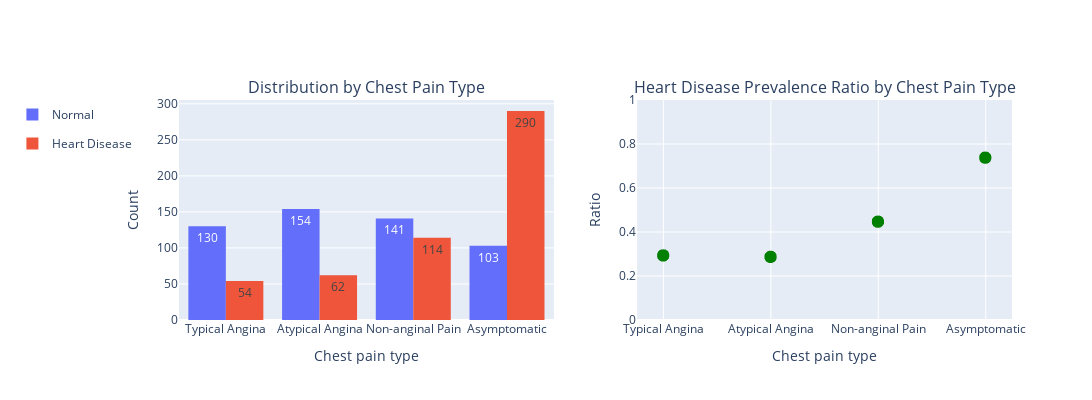

The notebook cell this image was saved under:
### Markdown cell above
Chest pain can be divided into the following types:

1. Typical Angina:
The individual experiences the typical chest pain associated with angina, which is a feeling of pressure, tightness, or discomfort in the chest, often triggered by physical exertion or emotional stress.

2. Atypical Angina: The individual experiences chest pain that is similar to angina but does not fully meet the criteria for typical angina. This may include features such as pain not limited to the chest, difficulty identifying clear triggering factors, duration exceeding 10 minutes, and symptoms of mild discomfort.

3. Non-Anginal Pain: The individual experiences chest pain that is not related to angina, such as chest pain caused by other medical conditions or musculoskeletal issues.

4. Asymptomatic (No Chest Pain): The individual does not experience any chest pain or other symptoms related to heart disease.

### Code cell
# Define the custom order of chest pain type
chest_pain_type_order = ["Typical Angina", "Atypical Angina", "Non-anginal Pain", "Asymptomatic"]

# Create the histogram for chest pain type
fig_hist_pain = px.histogram(df_2, x='chest pain type', color='target', barmode='group')
fig_hist_pain.update_traces(texttemplate='%{value}')

# Heart Disease Prevalence Ratio by chest pain type
df_2['hd_ratio_pain'] = df_2.apply(lambda row:
                             df_2.loc[df_2['target'] == 'Heart Disease']['chest pain type'].value_counts().get(row['chest pain type'], 0) /
                             df_2['chest pain type'].value_counts().get(row['chest pain type'], 1),
                             axis=1)

fig_scatter_pain = px.scatter(df_2, x='chest pain type', y='hd_ratio_pain')
fig_scatter_pain.update_traces(marker=dict(color='green', size=12),selector=dict(mode="markers"))

# Create subplots to display the histograms and scatter plots horizontally
fig_pain = make_subplots(rows=1, cols=2, subplot_titles=("Distribution by Chest Pain Type",
                                                     "Heart Disease Prevalence Ratio by Chest Pain Type"))

for trace in fig_hist_pain['data']:
    fig_pain.add_trace(trace, row=1, col=1)

for trace in fig_scatter_pain['data']:
    fig_pain.add_trace(trace, row=1, col=2)

fig_pain.update_xaxes(categoryorder='array', categoryarray=chest_pain_type_order, row=1, col=1)
fig_pain.update_xaxes(categoryorder='array', categoryarray=chest_pain_type_order, row=1, col=2)

fig_pain.update_layout(width=1200, height=400, showlegend=True, legend=dict(x=-0.2, y=1.0))

# Update axes labels
fig_pain.update_xaxes(title_text="Chest pain type", row=1, col=1)
fig_pain.update_yaxes(title_text="Count", row=1, col=1)
fig_pain.update_xaxes(title_text="Chest pain type", row=1, col=2)
fig_pain.update_yaxes(title_text="Ratio",range=[0, 1], row=1, col=2)

fig_pain.show()

### Figure 1 — Plotly figure (JSON) as saved in the notebook; plotly's stock layout.template omitted (floating-point values rounded to 4 significant figures; data arrays with more than 128 entries replaced by an {"elided": "..."} marker saying what was removed)
{"data": [{"alignmentgroup": "True", "bingroup": "x", "hovertemplate": "target=Normal<br>chest pain type=%{x}<br>count=%{y}<extra></extra>", "legendgroup": "Normal", "marker": {"color": "#636efa", "pattern": {"shape": ""}}, "name": "Normal", "offsetgroup": "Normal", "orientation": "v", "showlegend": true, "texttemplate": "%{value}", "type": "histogram", "x": {"elided": "528 str values"}, "xaxis": "x", "yaxis": "y"}, {"alignmentgroup": "True", "bingroup": "x", "hovertemplate": "target=Heart Disease<br>chest pain type=%{x}<br>count=%{y}<extra></extra>", "legendgroup": "Heart Disease", "marker": {"color": "#EF553B", "pattern": {"shape": ""}}, "name": "Heart Disease", "offsetgroup": "Heart Disease", "orientation": "v", "showlegend": true, "texttemplate": "%{value}", "type": "histogram", "x": {"elided": "520 str values"}, "xaxis": "x", "yaxis": "y"}, {"hovertemplate": "chest pain type=%{x}<br>hd_ratio_pain=%{y}<extra></extra>", "legendgroup": "", "marker": {"color": "green", "size": 12, "symbol": "circle"}, "mode": "markers", "name": "", "showlegend": false, "type": "scattergl", "x": {"elided": "1048 str values"}, "xaxis": "x2", "y": {"elided": "1048 float values"}, "yaxis": "y2"}], "layout": {"annotations": [{"font": {"size": 16}, "showarrow": false, "text": "Distribution by Chest Pain Type", "x": 0.225, "xanchor": "center", "xref": "paper", "y": 1, "yanchor": "bottom", "yref": "paper"}, {"font": {"size": 16}, "showarrow": false, "text": "Heart Disease Prevalence Ratio by Chest Pain Type", "x": 0.775, "xanchor": "center", "xref": "paper", "y": 1, "yanchor": "bottom", "yref": "paper"}], "height": 400, "legend": {"x": -0.2, "y": 1}, "showlegend": true, "width": 1200, "xaxis": {"anchor": "y", "categoryarray": ["Typical Angina", "Atypical Angina", "Non-anginal Pain", "Asymptomatic"], "categoryorder": "array", "domain": [0, 0.45], "title": {"text": "Chest pain type"}}, "xaxis2": {"anchor": "y2", "categoryarray": ["Typical Angina", "Atypical Angina", "Non-anginal Pain", "Asymptomatic"], "categoryorder": "array", "domain": [0.55, 1], "title": {"text": "Chest pain type"}}, "yaxis": {"anchor": "x", "domain": [0, 1], "title": {"text": "Count"}}, "yaxis2": {"anchor": "x2", "domain": [0, 1], "range": [0, 1], "title": {"text": "Ratio"}}}}
